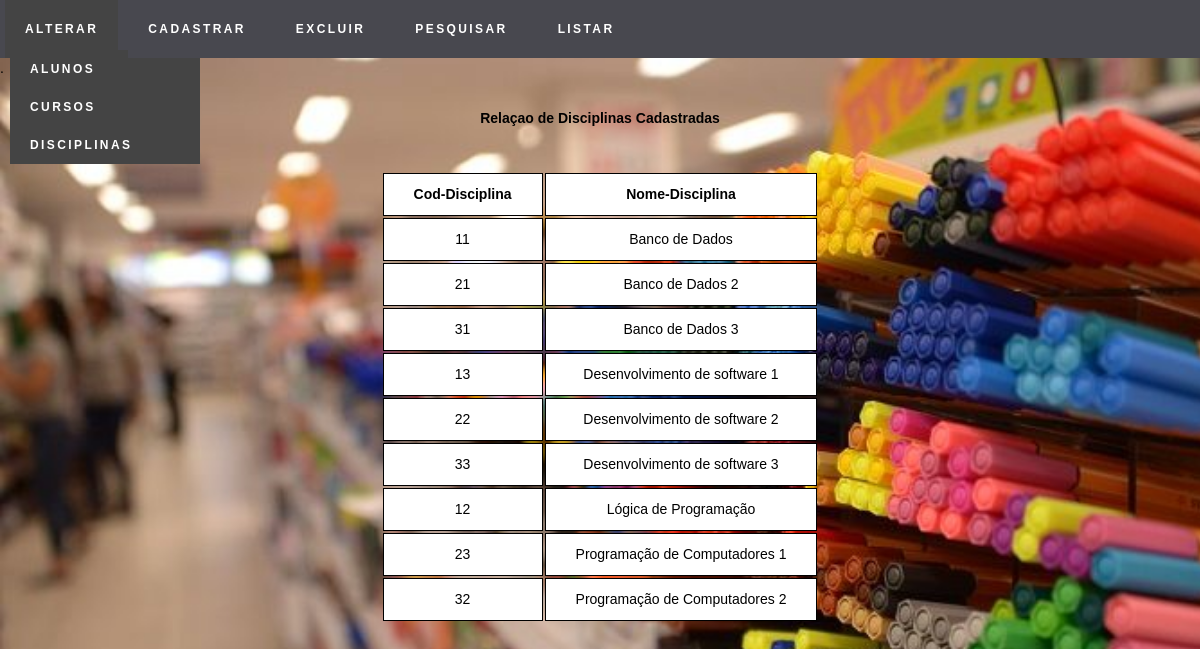
/listardisciplinas.php, run on the app's committed database.
### tables this page shows
CREATE TABLE IF NOT EXISTS `disciplinas` (
  `CodDisciplina` char(2) NOT NULL,
  `NomeDisciplina` varchar(30) NOT NULL,
  PRIMARY KEY (`CodDisciplina`)
);

### disciplinas.php (called while the page is built, shortened)
<?php
    class disciplinas
    {
        function listar()
        {
            try
            {
                $this->conn  = new Conectar();
                $sql = $this->conn->query("select * from disciplinas order by NomeDisciplina");
                $sql->execute();
                return $sql->fetchAll();
            }
            catch(PDOException $exc)
            {
                echo "Erro ao executar consulta." . $exc->getMessage();
            }
        }
    }
?>

### listardisciplinas.php (the view, shortened to what this page needs)
<html lang="pt-br">
<head>
        <link rel="stylesheet" href="css/style.css">
    </head>
    <body>
        <nav class="menu">
            <ul class="menu-list">
                <li class="menu-list-item">
                    <a href="">Alterar</a>
                        <ul class="sub-menu">
                            <li class="menu-list-item"><a href="alteraralunos.php">Alunos</a></li>
                            <li class="menu-list-item"><a href="alterarcursos.php">Cursos</a></li>
                            <li class="menu-list-item"><a href="alterardisciplinas.php">Disciplinas</a></li>
                        </ul>
                </li>
                <li class="menu-list-item">
                    <a href="">Cadastrar</a>
                </li>
                <li class="menu-list-item">
                    <a href="">Excluir</a>
                </li>
                <li class="menu-list-item">
                <a href="">Pesquisar</a>
            </li>
                <li class="menu-list-item">
                    <a href="">Listar</a>
                </li>
            </ul>
        </nav>
        <section>
            <center><font face = "Century Gothic" size = "6"><b>Relaçao de Disciplinas Cadastradas</b><br><br><font size = "4">
            <?php
                include_once 'disciplinas.php';
                $a = new disciplinas();
                $pro_bd = $a->listar();
            ?>
            <table>
            <tr>
                <th>Cod-Disciplina</th>
                <th>Nome-Disciplina</th>
            </tr>
            <?php
                foreach($pro_bd as $pro_mostrar)
                {
                ?>
                    <tr>
                    <td><?php echo $pro_mostrar[0] ?></td>
                    <td><?php echo $pro_mostrar[1] ?></td>
                    </tr>
                <?php
                }
            ?>
          </table>
        </section>
    </body>
</html>

### css/style.css (style rules this page uses)
* { margin: 0; padding: 0; box-sizing: border-box; font-family: sans-serif; font-size: 14px; line-height: 1.5; }
body { background-image: url(../img/background_index.jpg); background-repeat: no-repeat; background-size: cover; }
.menu { background: rgb(72, 72, 79); }
.menu .menu-list .menu-list-item { list-style: none; }
.menu a { color: #fff; text-decoration: none; display: block; cursor: pointer; text-transform: uppercase; font-size: 12px; font-weight: 700; letter-spacing:0.2em; }
.menu > .menu-list > li { float: left; position: relative; }
.menu-list-item > a { padding: 20px; margin: 0 5px; background: rgb(72, 72, 79); }
.menu-list-item > .sub-menu { position: absolute; top: 50px; left: 5px; min-width: 200px; display:none; }
.menu-list-item > .sub-menu > li > a { padding: 10px 20px; }
.menu:after { content: '.'; display: block; clear: both; height: 0; }
section { min-height: 60vh; width: 100%; display: flex; justify-content: center; margin-top: 50px; }
td, th { border: 1px solid black; background: white; padding: 10px 30px; text-align: center; }

### data on the page
disciplinas: CodDisciplina "11", NomeDisciplina "Banco de Dados"
disciplinas: CodDisciplina "21", NomeDisciplina "Banco de Dados 2"
disciplinas: CodDisciplina "31", NomeDisciplina "Banco de Dados 3"
disciplinas: CodDisciplina "13", NomeDisciplina "Desenvolvimento de software 1"
disciplinas: CodDisciplina "22", NomeDisciplina "Desenvolvimento de software 2"
disciplinas: CodDisciplina "33", NomeDisciplina "Desenvolvimento de software 3"
disciplinas: CodDisciplina "12", NomeDisciplina "Lógica de Programação"
disciplinas: CodDisciplina "23", NomeDisciplina "Programação de Computadores 1"
disciplinas: CodDisciplina "32", NomeDisciplina "Programação de Computadores 2"
